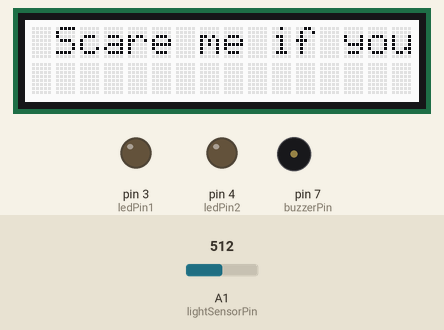
Bench run of a sketch on a simulated Arduino Uno, built with avr-gcc and run on an emulated ATmega328P. Parts: 16×2 character LCD, output pins drawn as LEDs (lit = HIGH), buzzer (waves = sounding, pin HIGH). The inputs (shaded band) are chosen by the test bench; at power-on: A1 (lightSensorPin) = 512. Random numbers use the default seed unless the sketch sets one; what the sketch prints to the serial monitor is not drawn.

Above: at 3.2 s.
3.3 s: A1 (lightSensorPin) set to 481
At 4.39 s:
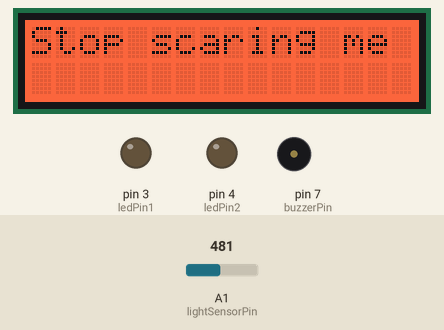
5.7 s: A1 (lightSensorPin) set to 510
At 7.4 s:
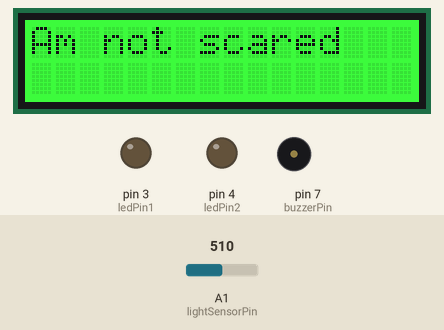
7.7 s: A1 (lightSensorPin) set to 490
At 7.99 s:
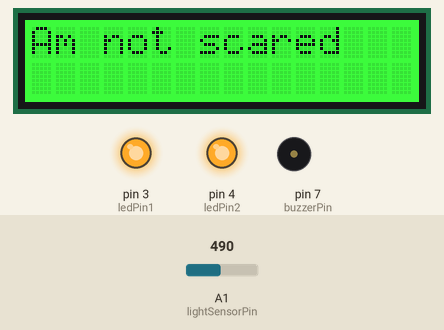
9.3 s: A1 (lightSensorPin) set to 511
At 10.7 s:
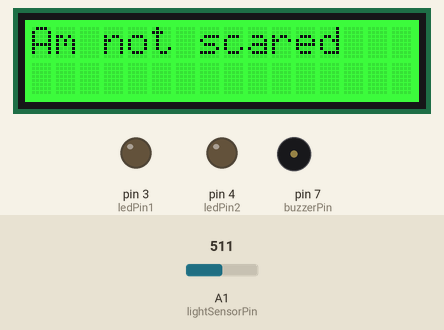
11.1 s: A1 (lightSensorPin) set to 306
At 12.46 s:
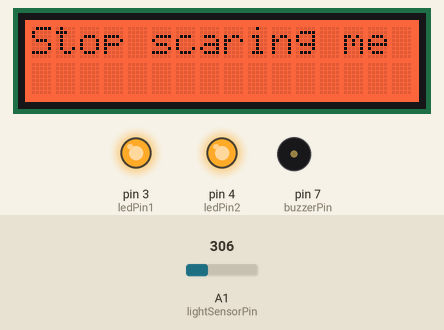
Timing chart, 0 to 14.6 s (numbered marks = the images above; inputs shaded):
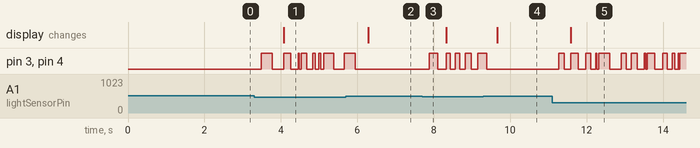

The sketch:

scare_robot_game.ino
```cpp
  /*
  Try to Scare the Robot
   By:
   Sruti Chigullapalli
   Shammi Jayaraj
   Romanna Flores
   Oliver Chen
   Dustin Bryers
   10/27/2014.

  Objective: Blink led based on touch sensor

 Analog Input: light sensor
 Digital Output: LED blinking rapidly
 LCD prints: "Stop scaring me", "Am not scared"
 */

  #include <Wire.h>   //does I2C
  #include "rgb_lcd.h" //plug lcd into I2C below D7


  //digital output
  const int ledPin1=3;
    const int ledPin2=4;

  //use pwm pins 3,5,6,9,10,11
  int buzzerPin=7;

  // use Analog  input pins
  const int lightSensorPin=A1;
  //const int soundSensorPin=A1;
  int photoState, photoState_old;

  //Servo groveServo; //create a object
  rgb_lcd lcd;
  // set background color of lcd any integer 0-255
  int red= 255;
  int green= 255;
  int blue= 255;

  /*
  // useful commands for lcd
  lcd.begin(numCols,numRows);// set up the LCD's number of columns and rows
  lcd.home();// go to (0,0)
  lcd.setCursor(thisRow,thisCol);// set the cursor position
  lcd.write(thisLetter);// print the letter
  lcd.setRGB(red, green, blue);//set color
  lcd.leftToRight();// go left for the next letter
  lcd.rightToLeft();// go right for the next letter
  */

  char dtaUart[15];
  char dtaLen = 0;


  const int debug=1;  //print data to serial monitor


  void setup() {
    // put your setup code here, to run once:


  // input pins - analog read
  pinMode(lightSensorPin,INPUT);

  //output pins - digital write, pwm
  pinMode(ledPin1,OUTPUT);
  pinMode(ledPin2,OUTPUT);

  pinMode(buzzerPin,OUTPUT);


  //groveServo.attach(servoPin);     //the servo is attached to D3

  lcd.begin(16, 2);
  lcd.print(" Scare me if you can!");
  Serial.begin(115200);
  //output pins

  delay(2000);
  }

  void loop() {

// read photoResistorValue
     int photoResistorValue = analogRead(lightSensorPin);  //analog input data range from 0~1023
     if (photoResistorValue < 500){ //blink led if its dark
      digitalWrite(ledPin1,HIGH);
      digitalWrite(ledPin2,HIGH);

      int timedelay=random(10,300);
      delay(timedelay);
      digitalWrite(ledPin1,LOW);
      digitalWrite(ledPin2,LOW);

      delay(timedelay);

    lcd.clear();
    lcd.print("Stop scaring me");
    lcd.setRGB(255, 55, 0); //red
    photoState=0;photoState_old=1;
}
else{
if (photoState!=photoState_old){
   lcd.clear();
    lcd.print("Am not scared");
    lcd.setRGB(0, 255, 0); //green
    photoState_old=photoState;
}
else{
delay (200);
}
}

if (debug==1){
 Serial.println("photoResistorValue ="+String(photoResistorValue));
}

}
```

Measured:
- the behaviour switches between 500 and 499 on A1 (lightSensorPin) (found by bisection; images 0 and 1)
- after the input at 3.3 s, pin 3 (ledPin1), pin 4 (ledPin2): LOW → HIGH after 0.19 s, → LOW 0.29 s later, → HIGH 0.30 s later, → LOW 0.18 s later, … (15 changes in this stretch); the display: changes after 0.78 s (image 1)
- after the input at 5.7 s, the display: changes after 0.58 s (image 2)
- after the input at 7.7 s, pin 3 (ledPin1), pin 4 (ledPin2): LOW → HIGH after 0.19 s, → LOW 0.21 s later, → HIGH 0.23 s later, → LOW 0.11 s later, … (9 changes in this stretch)
- after the input at 9.3 s, the display: changes after 0.36 s (image 4)
- after the input at 11.1 s, pin 3 (ledPin1), pin 4 (ledPin2): LOW → HIGH after 0.17 s, → LOW 0.15 s later, → HIGH 0.17 s later, → LOW 0.19 s later, … (25 changes in this stretch); the display: changes after 0.49 s (image 5)
